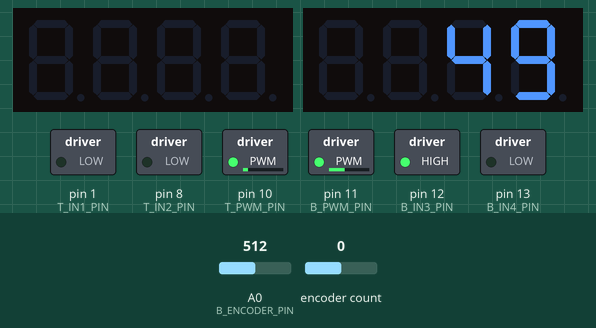
Simulated run of this sketch. Board: Arduino Uno, built with avr-gcc and run on an emulated ATmega328P. Parts: 2 × 4-digit seven-segment display, switched loads named in the sketch (green lamp = pin HIGH). Inputs (shaded band) come from the test bench; at power-on: A0 (B_ENCODER_PIN) = 512, encoder count 0.

Above: at 1.2 s.
1.3 s: A0 (B_ENCODER_PIN) set to 238
At 1.6 s:
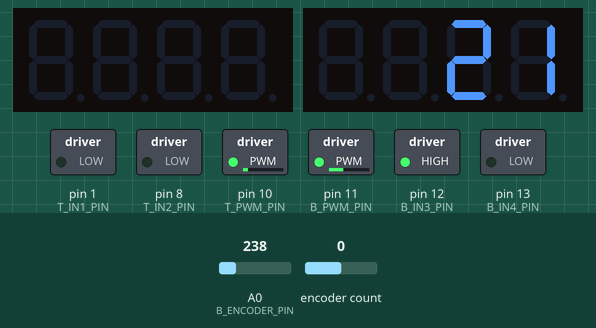
2.8 s: A0 (B_ENCODER_PIN) set to 219
At 3.6 s:
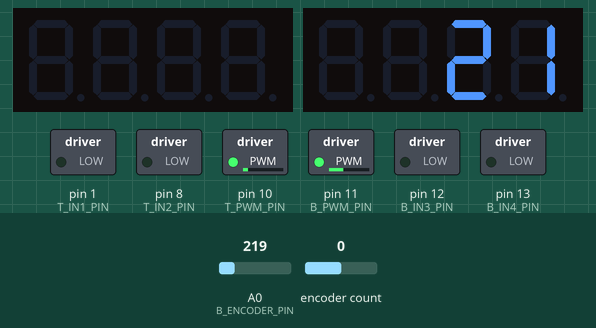
4.3 s: A0 (B_ENCODER_PIN) set to 151
At 5.1 s:
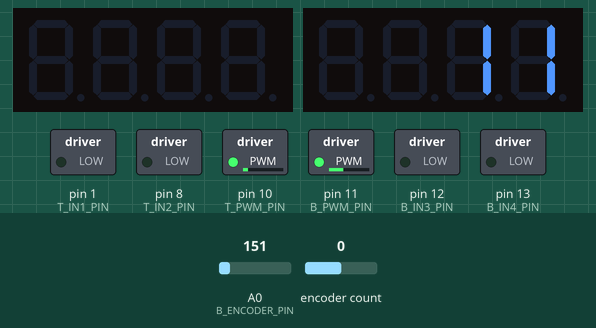
5.8 s: A0 (B_ENCODER_PIN) set to 137
At 7.0 s:
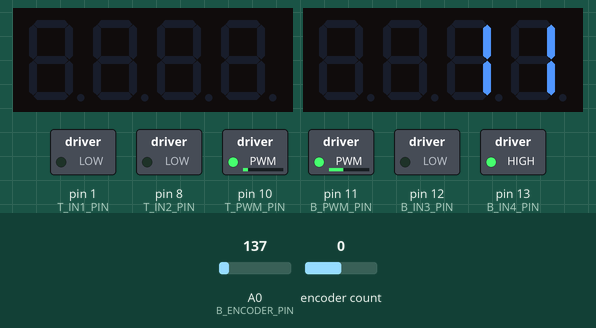
7.3 s: A0 (B_ENCODER_PIN) set to 30
At 8.5 s:
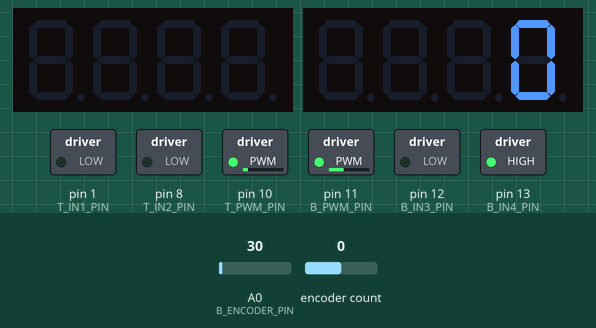
8.8 s: A0 (B_ENCODER_PIN) set to 26
At 9.4 s:
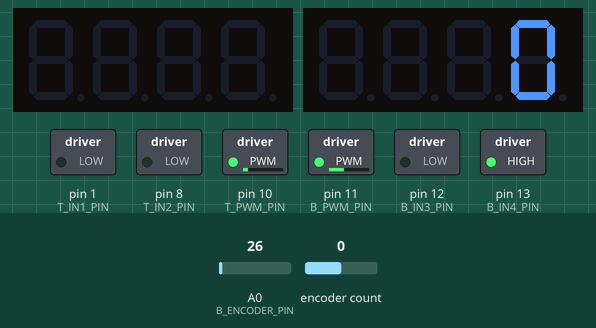
Timing chart, 0 to 11.3 s (numbered marks = the images above; inputs shaded):
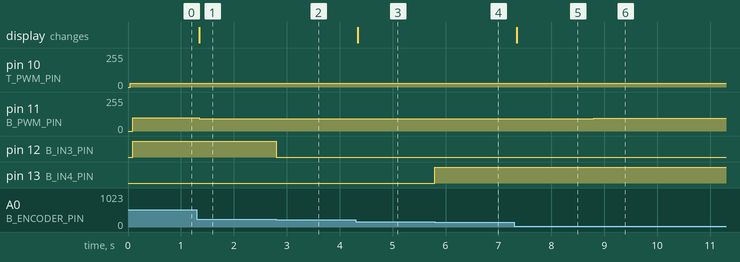

The sketch:

ThrottleAndBrakeControl.ino
```cpp
// Author: Son Nguyen
// Gmail Address: phuson135@gmail.com
// Date: 03/08/23

// Motor Controller Used: http://www.icstation.com/motor-driver-board-module-speed-controller-regulator-module-p-12328.html
#define ENCODER_OPTIMIZE_INTERRUPTS
#include <Encoder.h>                // Optimized Encoder Library
#include <Wire.h>                   // I2C connection
#include <TM1637Display.h>          // Display for the Throttle and Brake Control.

#define LED_PIN    9

// Define pins for the encoder
#define T_ENCODER_PIN_A 2
#define T_ENCODER_PIN_B 3

// Define the display connections
#define T_DISPLAY_CLK_PIN 5
#define T_DISPLAY_IO_PIN 4
#define B_DISPLAY_CLK_PIN 7
#define B_DISPLAY_IO_PIN 6

// Define the connections for braking and throttle motor controllers
#define T_PWM_PIN 10
#define T_IN1_PIN 1 // Moved from #9
#define T_IN2_PIN 8


#define B_PWM_PIN 11
#define B_IN3_PIN 12
#define B_IN4_PIN 13


// Define pin for the brake potentiometer and throttle encoder
#define B_ENCODER_PIN A0

// The I2C address of Throttle Brake Control Adruino Unit
#define I2C_ADDRESS 0x18

// Defining some constants for ease of usage
#define B_LOW 15               // Braking all the way
#define B_HIGH 40             // Not Braking

#define T_LOW 0               // Throttling at 0
#define T_HIGH 145*1.4        // Max Throttling.

// Create a display object of type TM1637Display
TM1637Display t_display = TM1637Display(T_DISPLAY_CLK_PIN, T_DISPLAY_IO_PIN);
TM1637Display b_display = TM1637Display(B_DISPLAY_CLK_PIN, B_DISPLAY_IO_PIN);

//Creating the encoder for throttle
Encoder t_encoder(T_ENCODER_PIN_A, T_ENCODER_PIN_B);

int t_current_position = 0;
int b_current_position = 0;
byte rcvData = 0;


volatile int t_wanted_position = 0;
volatile int b_wanted_position = B_LOW;
volatile byte old_rcvData=0;

int t_last_pos = 0;
int b_last_pos = 0;

void DataRcv(int numBytes)
{
  while(Wire.available()){
    rcvData = (int)(Wire.read());
    if (old_rcvData == rcvData){
      return;
    }else if(rcvData<128){
      b_wanted_position = map(rcvData, 0, 127, B_LOW , B_HIGH);
      t_wanted_position = 0;      // No throttle
    }else{
      t_wanted_position = map(rcvData-128, 0, 127, T_LOW , T_HIGH);
      b_wanted_position = B_HIGH; // No braking
    }
    old_rcvData = rcvData;
  }
}

void DataRqst(){
  Wire.write(rcvData); // send address
}


void setup() {

  // Set up the I2C connections
  Wire.begin(I2C_ADDRESS);

  // register an event handler for data receive and data request
  Wire.onReceive(DataRcv);
  Wire.onRequest(DataRqst);

  // Set up the display
  t_display.setBrightness(5);
  b_display.setBrightness(5);
  t_display.clear();
  b_display.clear();

  // Set up the pin Modes
  pinMode(T_PWM_PIN, OUTPUT);
  pinMode(T_IN1_PIN, OUTPUT);
  pinMode(T_IN2_PIN, OUTPUT);

  pinMode(B_PWM_PIN, OUTPUT);
  pinMode(B_IN3_PIN, OUTPUT);
  pinMode(B_IN4_PIN, OUTPUT);

  // Set them all to 0s
//  analogWrite(T_PWM_PIN, 0);
//  analogWrite(B_PWM_PIN, 255);
  digitalWrite(B_IN3_PIN, LOW);
  digitalWrite(B_IN4_PIN, LOW);
  digitalWrite(T_IN1_PIN, LOW);
  digitalWrite(T_IN2_PIN, LOW);

  // Set up the encoder to be at 0 position.
  t_encoder.write(0);
//  Serial.begin(9600);
}

void throttle_control(){
   t_current_position = t_encoder.read()/10;
  if( abs(t_current_position-t_last_pos) > 5){
    t_display.clear();
    t_display.showNumberDec(t_current_position);
    t_last_pos = t_current_position;
  }

  if (t_wanted_position > t_current_position+10){
    digitalWrite(T_IN1_PIN, LOW);
    digitalWrite(T_IN2_PIN, HIGH);
  }else if (t_wanted_position < t_current_position-10){
    digitalWrite(T_IN1_PIN, HIGH);
    digitalWrite(T_IN2_PIN, LOW);
  }else{
    digitalWrite(T_IN1_PIN, LOW);
    digitalWrite(T_IN2_PIN, LOW);
  }
  analogWrite(T_PWM_PIN, map(abs(t_wanted_position-t_current_position),T_LOW, T_HIGH, 30, 40));
}

void brake_control(){
  // BRAKE LINEAR ACTUATOR CONTROL
  b_current_position = map(analogRead(B_ENCODER_PIN),38, 990, 0, 100);
  if( abs(b_current_position-b_last_pos) > 8){
    b_display.clear();
    b_display.showNumberDec(b_current_position);
    b_last_pos = b_current_position;
  }

  if (b_wanted_position > b_current_position+4){
    digitalWrite(B_IN3_PIN, LOW);
    digitalWrite(B_IN4_PIN, HIGH);
  }else if (b_wanted_position < b_current_position-4){
    digitalWrite(B_IN3_PIN, HIGH);
    digitalWrite(B_IN4_PIN, LOW);
  }else{
    digitalWrite(B_IN3_PIN, LOW);
    digitalWrite(B_IN4_PIN, LOW);
  }

  int difference = abs(b_wanted_position-b_current_position);
  if(difference >= B_HIGH){
    analogWrite(B_PWM_PIN, 100);
  }else{
    analogWrite(B_PWM_PIN, map(difference,0, B_HIGH, 90, 100));
  }
}

void loop(){
  throttle_control();
  brake_control();
  // analogWrite(LED_PIN, rcvData); //Comment this out for LED display

}
```

Measured:
- the behaviour switches between 229 and 228 on A0 (B_ENCODER_PIN) (found by bisection; images 1 and 2)
- the behaviour switches between 143 and 142 on A0 (B_ENCODER_PIN) (found by bisection; images 3 and 4)
- after the input at 1.3 s, pin 11 (B_PWM_PIN): 98/255 → 91/255 at once; the display: changes at once (image 1)
- after the input at 2.8 s, pin 12 (B_IN3_PIN): HIGH → LOW at once
- after the input at 4.3 s, the display: changes at once (image 3)
- after the input at 5.8 s, pin 13 (B_IN4_PIN): LOW → HIGH at once
- after the input at 7.3 s, pin 11 (B_PWM_PIN): 91/255 → 93/255 at once; the display: changes at once (image 5)
- after the input at 8.8 s, pin 11 (B_PWM_PIN): 93/255 → 94/255 at once
